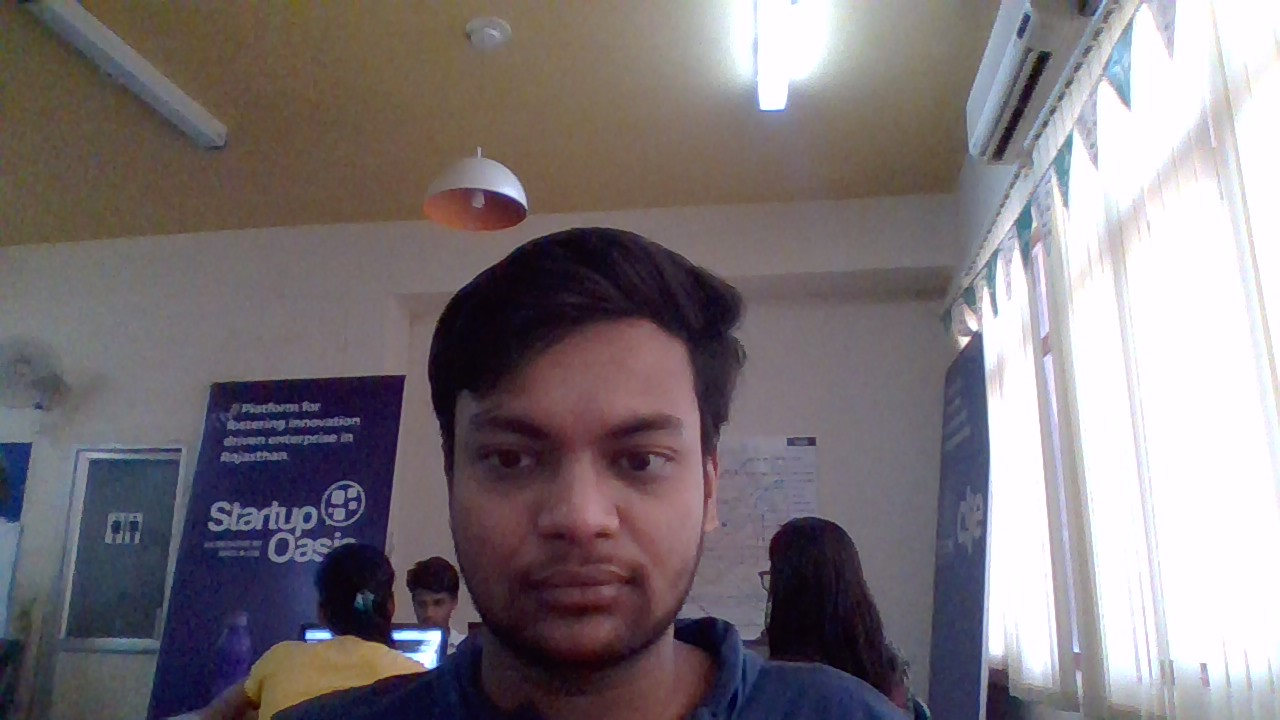
#> input picture ashu1.jpg, 1280 x 720 px
$ python 'face recognization.py'
#> lines starting #> are read from the running program, lines starting #| are printed output that depends on the picture; after the words box and inside, x2 and y2 are one past the last pixel; in counts of white or black regions, pixels touching at a corner belong together
# -*- coding: utf-8 -*-
"""
Created on Tue Jun 19 11:01:24 2018

@author: Peeyush Goyal
"""

import cv2
# https://github.com/opencv/opencv/tree/master/data/haarcascades
# Importing html smaples for Face and Eyes
face_cascade = cv2.CascadeClassifier('haarcascade_frontalface_default.xml')
eye_cascade = cv2.CascadeClassifier('haarcascade_eye.xml')

# Reading the given Image and converting it to Grayscale
img = cv2.imread('ashu1.jpg')
#> img is the input picture: shape (720, 1280, 3); mean B, G, R 120.7, 116.2, 124.2
gray = cv2.cvtColor(img, cv2.COLOR_BGR2GRAY)
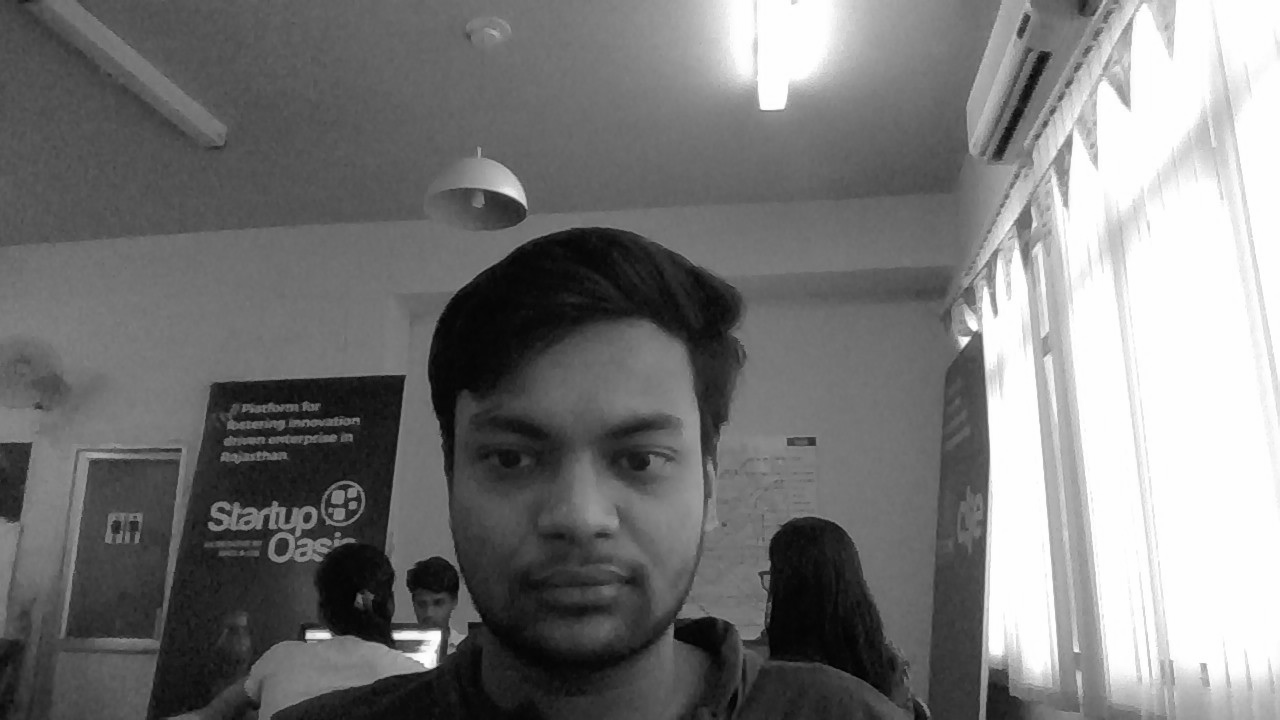
#> gray: shape (720, 1280); min 2, max 255, mean 119.1

# Detecting Faces from image using Face_Samples
faces = face_cascade.detectMultiScale(gray, 1.3, 5)
#> faces = [[420, 332, 314, 314]]

# Iterating for the dimentions of the Detected faces to draw rectangle
for (x,y,w,h) in faces:
    # Creating Rectangle around Face with color Red and of width 2
    cv2.rectangle(img,(x,y),(x+w,y+h),(255,0,0),2)

    # Getting start and end points of face to detect eyes within the Face
    roi_gray = gray[y:y+h, x:x+w]
    roi_color = img[y:y+h, x:x+w]

    # Detecting Eyes from image using Eye_Samples
    eyes = eye_cascade.detectMultiScale(roi_gray)

    # Iterating for the dimentions of the Detected Eyes to draw rectangle
    for (ex,ey,ew,eh) in eyes:
        # Creating Rectangle around Eyes with color Green and of width 2
        cv2.rectangle(roi_color,(ex,ey),(ex+ew,ey+eh),(0,255,0),2)
#> this loop made 1 pass
#> (x, y, w, h, eyes) on pass 1: (420, 332, 314, 314, [[5, 259, 21, 21], [174, 87, 79, 79], [55, 90, 72, 72]])
#> pass 1, `roi_gray = gray[y:y+h, x:x+w]`:
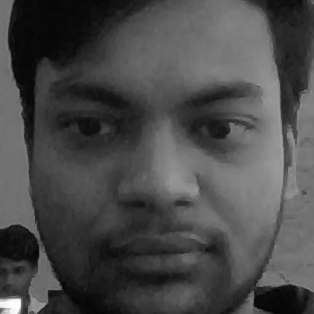
#> roi_gray: shape (314, 314); min 3, max 254, mean 73.3
#> pass 1, `roi_color = img[y:y+h, x:x+w]`:
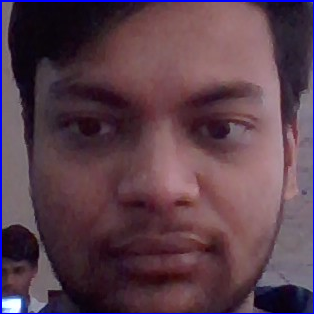
#> roi_color: shape (314, 314, 3); mean B, G, R 75.7, 62.9, 90
#> after the loop:
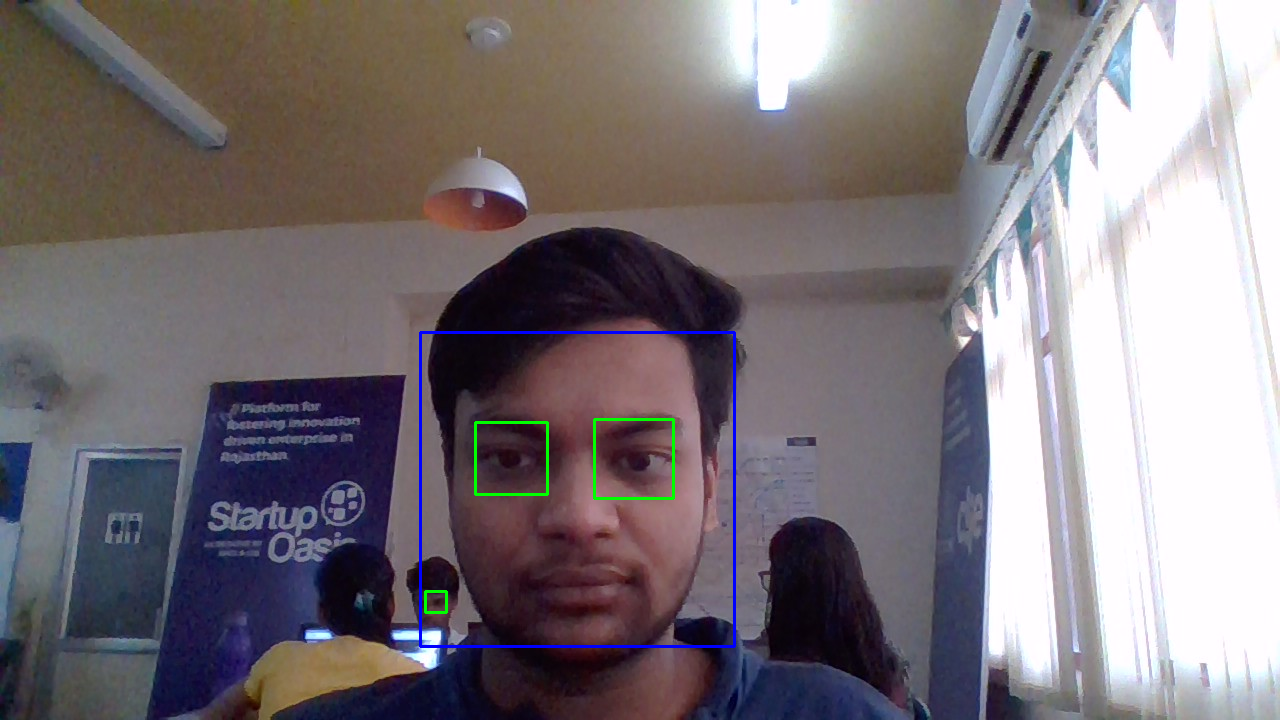
#> img: shape (720, 1280, 3); 0.63% of pixels changed, all inside (x1, y1, x2, y2) = (419, 331, 736, 648)
#> after the loop:
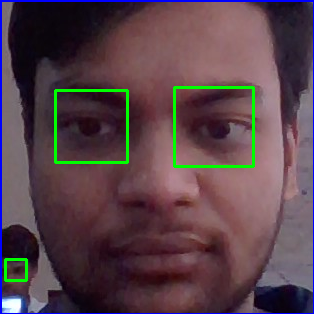
#> roi_color: shape (314, 314, 3); 2.08% of pixels changed, all inside (x1, y1, x2, y2) = (4, 86, 255, 282)

cv2.imshow('img',img) # Displays the Image with rectangles on Face and Eyes

k = cv2.waitKey(0)
#> (key q is pressed here)
stop = ord("S") # To Stop press capital S (While on the output image)
if k == stop:
    cv2.destroyAllWindows()

elif k == ord('q'):   # To Save and close press q
    cv2.imwrite('marked1.png',img)
    cv2.destroyAllWindows()

$ run again, with ashu.jpg copied over ashu1.jpg
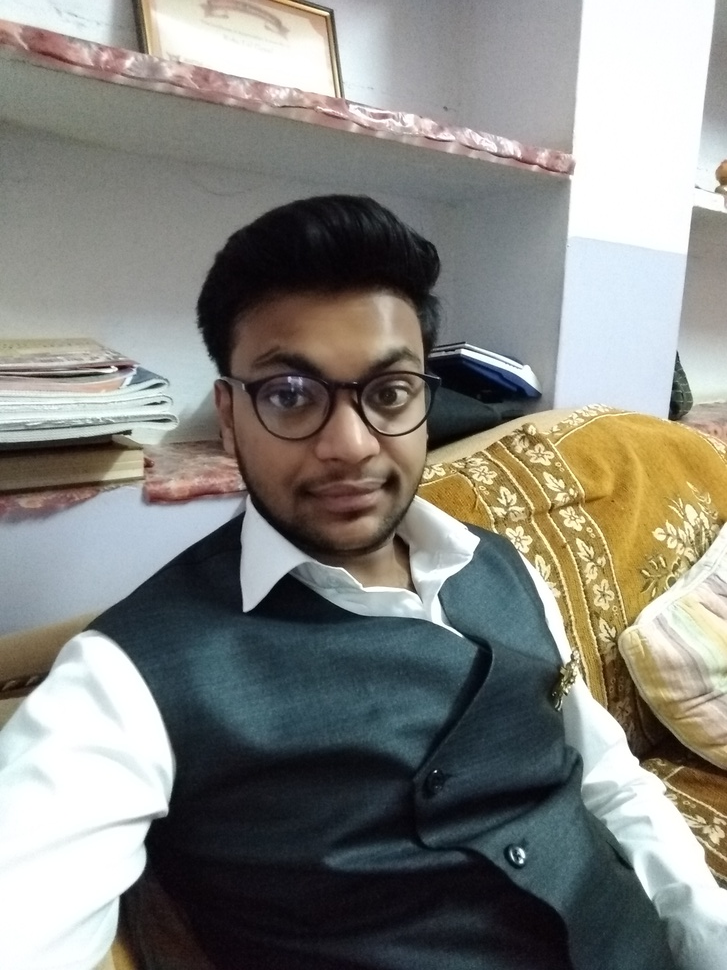
#> input picture ashu.jpg, 727 x 970 px, shrunk from 2448 x 3264 before the run
#> img is the input picture: shape (970, 727, 3); mean B, G, R 126.7, 132.1, 132.3
#> faces = [[201, 289, 268, 268]]
#> the loop `for (x,y,w,h) in faces:` made 1 pass
#> (x, y, w, h, eyes) on pass 1: (201, 289, 268, 268, [[55, 77, 59, 59], [164, 76, 52, 52]])
#> after the loop `for (x,y,w,h) in faces:`:
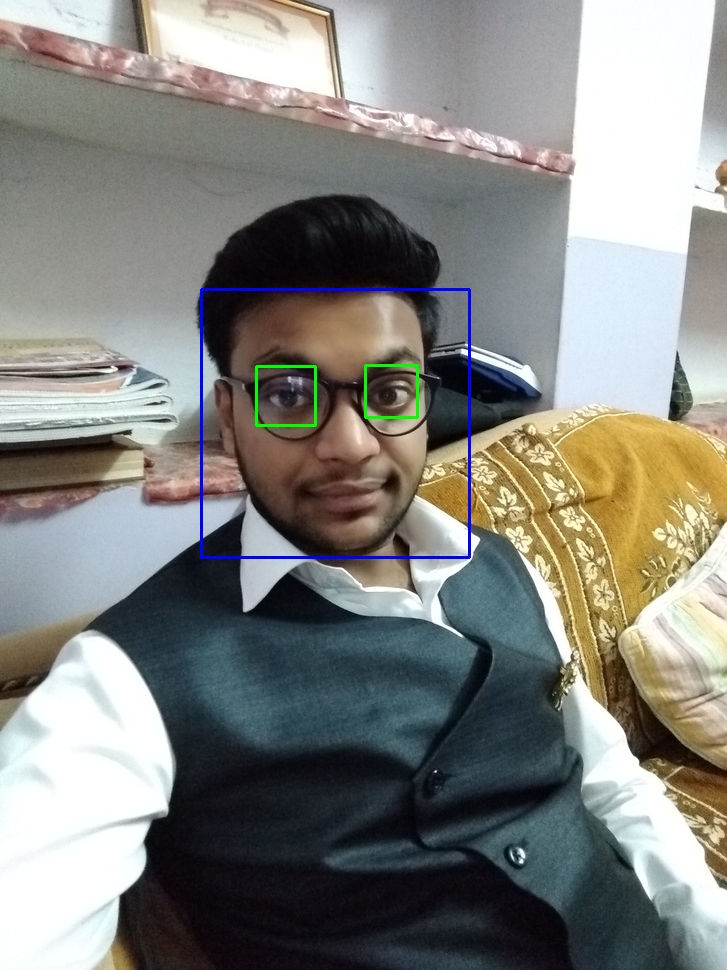
#> img: shape (970, 727, 3); 0.64% of pixels changed, all inside (x1, y1, x2, y2) = (200, 288, 471, 559)
#> after the loop `for (x,y,w,h) in faces:`:
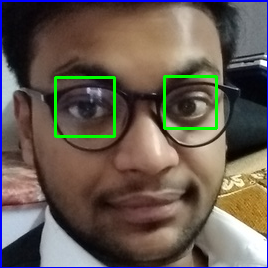
#> roi_color: shape (268, 268, 3); mean B, G, R 82.1, 91.6, 102.6
